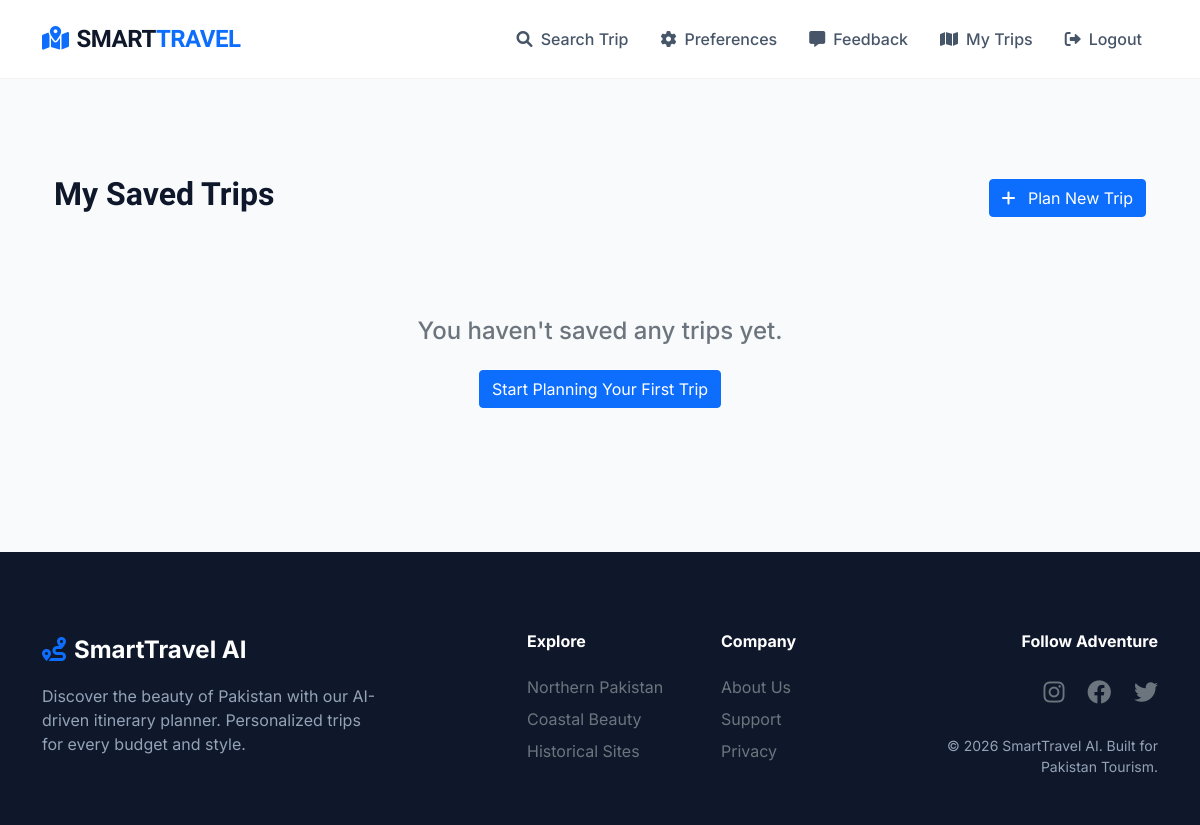
Before: /my-trips/ (signed in) with the older database file.
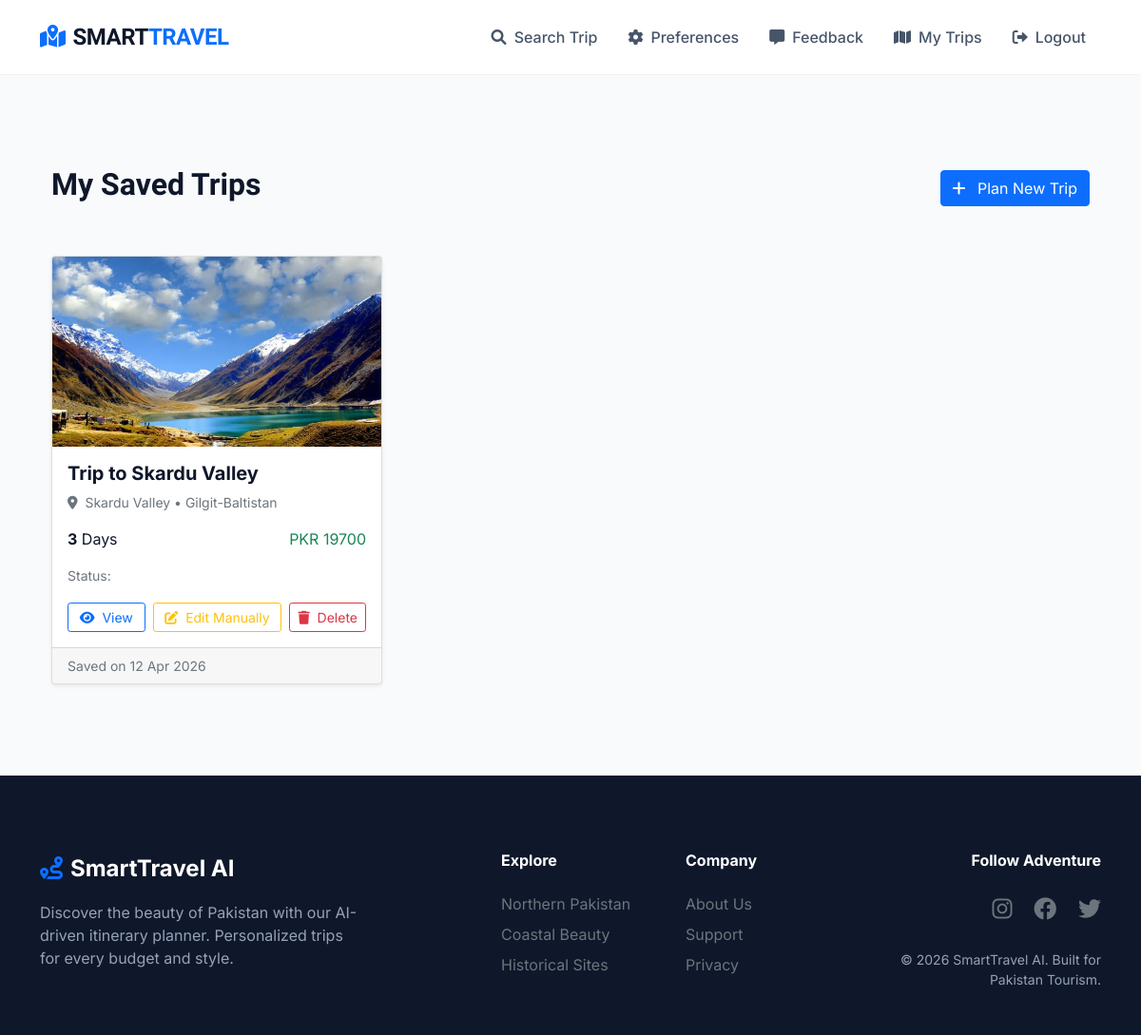
After: the same page with the newer database file.
### myapp/models.py (models this page shows, shortened)
class SavedItinerary(models.Model):
    STATUS_CHOICES = [
        ('planned', 'Planned'),
        ('ongoing', 'Ongoing'),
        ('completed', 'Completed'),
        ('cancelled', 'Cancelled'),
    ]
    user = models.ForeignKey(User, on_delete=models.CASCADE, related_name='saved_itineraries')
    destination = models.ForeignKey(Destination, on_delete=models.CASCADE)
    title = models.CharField(max_length=200, help_text="Custom name for this trip")
    days = models.PositiveIntegerField(default=3)
    itinerary_data = models.JSONField(default=dict, blank=True,
                                     help_text="Day-by-day itinerary details")
    total_estimated_cost = models.PositiveIntegerField(help_text="Total cost in PKR")
    travel_style = models.CharField(max_length=50, null=True, blank=True)
    start_date = models.DateField(null=True, blank=True)
    status = models.CharField(max_length=20, choices=STATUS_CHOICES, default='planned')
    created_at = models.DateTimeField(auto_now_add=True)
    updated_at = models.DateTimeField(auto_now=True)
    class Meta:
        ordering = ['-created_at']
        verbose_name = "Saved Itinerary"
        verbose_name_plural = "Saved Itineraries"

class Destination(models.Model):
    TRAVEL_TYPE_CHOICES = (
        ('Adventure', 'Adventure'),
        ('Relaxation', 'Relaxation'),
        ('Family', 'Family'),
        ('Cultural', 'Cultural'),
        ('Historical', 'Historical'),
        ('Romantic', 'Romantic'),
        ('Other', 'Other'),
    )
    WEATHER_CHOICES = (
        ('Cold', 'Cold'),
        ('Warm', 'Warm'),
        ('Moderate', 'Moderate'),
        ('Hot', 'Hot'),
    )
    name = models.CharField(max_length=100)
    type = models.CharField(max_length=20, choices=TRAVEL_TYPE_CHOICES)
    region = models.CharField(max_length=100)
    cost = models.PositiveIntegerField(help_text="Average trip cost in PKR")
    weather = models.CharField(max_length=20, choices=WEATHER_CHOICES)
    best_season = models.CharField(max_length=50)
    activities = models.JSONField(default=list, blank=True)
    safety_rating = models.DecimalField(max_digits=2, decimal_places=1)
    user_rating = models.DecimalField(max_digits=2, decimal_places=1)
    image = models.ImageField(upload_to='destinations/', null=True, blank=True)

### myapp/views.py (the view)
# urls.py: path('my-trips/', views.my_trips, name='my_trips'),
@login_required
def my_trips(request):
    trips = SavedItinerary.objects.filter(user=request.user).order_by('-created_at')
    return render(request, 'my_trips.html', {'trips': trips})

### templates/my_trips.html (shortened to what this page needs)
{% extends 'base.html' %}
{% block content %}
<div class="container py-5">
    <div class="d-flex justify-content-between align-items-center mb-5">
        <h2 class="fw-bold">My Saved Trips</h2>
        <a href="{% url 'dashboard' %}" class="btn btn-primary">
            <i class="fas fa-plus me-2"></i> Plan New Trip
        </a>
    </div>
    {% if trips %}
    <div class="row g-4">
        {% for trip in trips %}
        <div class="col-md-6 col-lg-4">
            <div class="card h-100 shadow-sm">
                {% if trip.destination.image %}
                    <img src="{{ trip.destination.image.url }}"
                         class="card-img-top"
                         style="height: 200px; object-fit: cover;"
                         alt="{{ trip.destination.name }}">
                {% else %}
                    <div style="height: 200px; background: linear-gradient(135deg, #667eea, #764ba2);"></div>
                {% endif %}
                <div class="card-body">
                    <h5 class="card-title fw-bold">{{ trip.title }}</h5>
                    <p class="text-muted small">
                        <i class="fas fa-map-marker-alt me-1"></i> {{ trip.destination.name }} • {{ trip.destination.region }}
                    </p>
                    <div class="d-flex justify-content-between mb-3">
                        <span><strong>{{ trip.days }}</strong> Days</span>
                        <span class="text-success fw-medium">
                            PKR {{ trip.total_estimated_cost|floatformat:0 }}
                        </span>
                    </div>
                    <p class="small text-muted mb-3">
                        Status:
                        <span class="badge bg-{{ trip.status|slice:":7" }}">
                        </span>
                    </p>
                    <div class="d-flex gap-2">
                        <a href="{% url 'plan_trip' trip.destination.id %}?days={{ trip.days }}"
                           class="btn btn-outline-primary btn-sm flex-fill">
                            <i class="fas fa-eye me-1"></i> View
                        </a>
                        <a href="{% url 'update_itinerary' trip.id %}"
                           class="btn btn-outline-warning btn-sm flex-fill">
                            <i class="fas fa-edit me-1"></i> Edit Manually
                        </a>
                        <a href="{% url 'delete_itinerary' trip.id %}"
                           class="btn btn-outline-danger btn-sm"
                           onclick="return confirm('Are you sure you want to delete this trip?')">
                            <i class="fas fa-trash me-1"></i> Delete
                        </a>
                    </div>
                </div>
                <div class="card-footer text-muted small">
                    Saved on {{ trip.created_at|date:"d M Y" }}
                </div>
            </div>
        </div>
        {% endfor %}
    </div>
    {% else %}
    <div class="text-center py-5">
        <h4 class="text-muted">You haven't saved any trips yet.</h4>
        <a href="{% url 'dashboard' %}" class="btn btn-primary mt-3">
            Start Planning Your First Trip
        </a>
    </div>
    {% endif %}
</div>
{% endblock %}

### templates/base.html (shortened to what this page needs)
<!DOCTYPE html>
{% load static %}
<html lang="en">
<head>
    <link href="https://cdn.jsdelivr.net/npm/bootstrap@5.1.3/dist/css/bootstrap.min.css" rel="stylesheet">
    <link href="https://cdnjs.cloudflare.com/ajax/libs/font-awesome/6.0.0-beta3/css/all.min.css" rel="stylesheet">
</head>
<body>
    <nav class="navbar navbar-expand-lg sticky-top">
        <div class="container">
            <a class="navbar-brand" href="/">
                <i class="fas fa-map-marked-alt text-primary me-2"></i>SMART<span class="text-primary">TRAVEL</span>
            </a>
            <div class="collapse navbar-collapse" id="navbarNav">
                <ul class="navbar-nav ms-auto align-items-center">
                    <li class="nav-item">
                        <a class="nav-link" href="/"><i class="fas fa-search me-1"></i> Search Trip</a>
                    </li>
                    {% if user.is_authenticated %}
                    <li><a class="nav-link" href="{% url 'user_profile' %}"><i
                                class="fas fa-cog me-2"></i>Preferences</a></li>
                    <li><a class="nav-link" href="{% url 'feedback' %}"><i
                                class="fas fa-message me-2"></i>Feedback</a></li>
                    <li><a class="nav-link" href="{% url 'my_trips' %}"><i
                                class="fas fa-map me-2"></i>My Trips</a></li>
                    <li><a class="nav-link" href="{% url 'logout' %}"><i class="fas fa-sign-out-alt me-2"></i>Logout</a>
                    </li>
                    {% endif %}
                </ul>
            </div>
        </div>
    </nav>
    <main class="container my-5 fade-in">
        {% block content %}
        {% endblock %}
    </main>
    <footer>
        <div class="container">
            <div class="row g-5">
                <div class="col-lg-4">
                    <div class="footer-logo mb-3 fw-bold">
                        <i class="fas fa-route text-primary me-2"></i>SmartTravel AI
                    </div>
                    <p>Discover the beauty of Pakistan with our AI-driven itinerary planner. Personalized trips for
                        every budget and style.</p>
                </div>
                <div class="col-lg-2 offset-lg-1">
                    <h6 class="text-white fw-bold mb-4">Explore</h6>
                    <ul class="list-unstyled">
                        <li><a href="#" class="text-decoration-none text-muted mb-2 d-block">Northern Pakistan</a></li>
                        <li><a href="#" class="text-decoration-none text-muted mb-2 d-block">Coastal Beauty</a></li>
                        <li><a href="#" class="text-decoration-none text-muted mb-2 d-block">Historical Sites</a></li>
                    </ul>
                </div>
                <div class="col-lg-2">
                    <h6 class="text-white fw-bold mb-4">Company</h6>
                    <ul class="list-unstyled">
                        <li><a href="#" class="text-decoration-none text-muted mb-2 d-block">About Us</a></li>
                        <li><a href="#" class="text-decoration-none text-muted mb-2 d-block">Support</a></li>
                        <li><a href="#" class="text-decoration-none text-muted mb-2 d-block">Privacy</a></li>
                    </ul>
                </div>
                <div class="col-lg-3 text-lg-end">
                    <h6 class="text-white fw-bold mb-4">Follow Adventure</h6>
                    <div class="fs-4 mb-4">
                        <a href="#" class="text-muted me-3"><i class="fab fa-instagram"></i></a>
                        <a href="#" class="text-muted me-3"><i class="fab fa-facebook"></i></a>
                        <a href="#" class="text-muted"><i class="fab fa-twitter"></i></a>
                    </div>
                    <p class="small">&copy; 2026 SmartTravel AI. Built for Pakistan Tourism.</p>
                </div>
            </div>
        </div>
    </footer>
</body>
</html>

### templates/base.html (style rules this page uses)
:root { --primary-travel: #0ea5e9; --dark-navy: #0f172a; --accent-green: #10b981; --bg-body: #f8fafc; --card-shadow: 0 10px 25px -5px rgba(0, 0, 0, 0.1), 0 8px 10px -6px rgba(0, 0, 0, 0.1); }
body { font-family: 'Inter', sans-serif; background-color: var(--bg-body); color: var(--dark-navy); min-height: 100vh; display: flex; flex-direction: column; }
h1, h2, h3, .navbar-brand { font-family: 'Plus Jakarta Sans', sans-serif; font-weight: 700; }
.navbar { background: rgba(255, 255, 255, 0.9); backdrop-filter: blur(12px); padding: 1rem 0; border-bottom: 1px solid rgba(0, 0, 0, 0.05); }
.navbar-brand { letter-spacing: -0.5px; font-size: 1.5rem; color: var(--dark-navy) !important; }
.nav-link { font-weight: 500; color: #475569 !important; margin: 0 8px; transition: color 0.3s ease; }
footer { background: var(--dark-navy); color: #94a3b8; padding: 5rem 0 2rem; margin-top: auto; }
.footer-logo { color: white; font-size: 1.5rem; }
.fade-in { animation: fadeIn 0.5s ease-out; }

Changed rows visible on the page:
added SavedItinerary: destination.image (picture), title "Trip to Skardu Valley", destination.name "Skardu Valley", destination.region "Gilgit-Baltistan", days "3", total_estimated_cost "19700", created_at "12 Apr 2026"
Other visible differences:
text no longer shown: "You haven't saved any trips yet. Start Planning Your First Trip"
